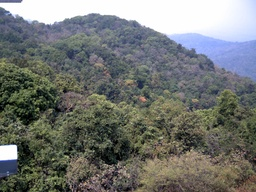
#> input picture image.jpg, 256 x 192 px, shrunk from 2592 x 1944 before the run
$ python segmentation.py
#> lines starting #> are read from the running program, lines starting #| are printed output that depends on the picture; after the words box and inside, x2 and y2 are one past the last pixel; in counts of white or black regions, pixels touching at a corner belong together
# -*- coding: utf-8 -*-
"""Segmentation.ipynb

Automatically generated by Colab.

Original file is located at
    https://colab.research.google.com/drive/1qQBH_i6Roy-acOIbu2Wv8SZz20Re72x1
"""

import matplotlib as mpl
import matplotlib.pyplot as plt

from sklearn.cluster import KMeans

image = mpl.image.imread("image.jpg")
#> image is the input picture: shape (192, 256, 3); mean R, G, B 115.4, 118.5, 115.6

plt.imshow(image)

x = image.reshape(-1, 3)

kmeans = KMeans(n_clusters=2,n_init=10).fit(x)

segmented = kmeans.cluster_centers_[kmeans.labels_]

segmented = segmented.reshape(image.shape)

plt.imshow(segmented)

import numpy as np
import matplotlib as mpl
import matplotlib.pyplot as plt
from sklearn.cluster import KMeans

# Read and display the original image
image = mpl.image.imread("image.jpg")
plt.imshow(image)
plt.title("Original Image")
plt.show()

# Reshape the image to a 2D array of pixels
x = image.reshape(-1, 3)

# Perform K-means clustering
kmeans = KMeans(n_clusters=2, n_init=10).fit(x)
segmented = kmeans.cluster_centers_[kmeans.labels_]

# Reshape the segmented data to the original image shape
segmented = segmented.reshape(image.shape)

# Normalize the segmented image to the range [0, 1]
segmented_normalized = segmented / 255.0

# Display the segmented image
plt.imshow(segmented_normalized)
plt.title("Segmented Image")
plt.show()

import numpy as np
import matplotlib as mpl
import matplotlib.pyplot as plt
from sklearn.cluster import KMeans
import cv2

# Read the original image
image = mpl.image.imread("image.jpg")

# Convert the image to HSV color space
image_hsv = cv2.cvtColor(image, cv2.COLOR_RGB2HSV)
#> image_hsv: shape (192, 256, 3); mean H, S, V 60.8, 49.1, 126.7

# Reshape the image to a 2D array of pixels in HSV space
x = image_hsv.reshape(-1, 3)

# Perform K-means clustering
num_clusters = 3  # Adjust the number of clusters as needed
kmeans = KMeans(n_clusters=num_clusters, n_init=10).fit(x)
segmented = kmeans.cluster_centers_[kmeans.labels_]

# Reshape the segmented data to the original image shape
segmented = segmented.reshape(image_hsv.shape)

# Convert back to RGB color space for display
segmented_rgb = cv2.cvtColor(segmented.astype('uint8'), cv2.COLOR_HSV2RGB)

# Display the original and segmented images
plt.figure(figsize=(10, 5))

plt.subplot(1, 2, 1)
plt.imshow(image)
plt.title("Original Image")

plt.subplot(1, 2, 2)
plt.imshow(segmented_rgb)
plt.title("Segmented Image")

plt.show()

import cv2
import numpy as np
from sklearn.cluster import KMeans
import matplotlib.pyplot as plt

# Load the image
image = cv2.imread("image.jpg")
image = cv2.cvtColor(image, cv2.COLOR_BGR2RGB)

# Reshape the image to be a list of pixels
pixels = image.reshape((-1, 3))

# Define the number of clusters (you can change this based on your needs)
num_clusters = 5

# Apply K-Means clustering
kmeans = KMeans(n_clusters=num_clusters, random_state=42)
kmeans.fit(pixels)

# Get the cluster centers (dominant colors)
cluster_centers = kmeans.cluster_centers_
labels = kmeans.labels_

# Reshape labels back to the original image shape
segmented_image = labels.reshape(image.shape[:2])

# Map the cluster centers to the original image
segmented_image_rgb = np.zeros_like(image)
for i in range(num_clusters):
    segmented_image_rgb[segmented_image == i] = cluster_centers[i]

# Convert to uint8 (since image data is usually in this format)
segmented_image_rgb = segmented_image_rgb.astype(np.uint8)

# Display the original and segmented image
plt.figure(figsize=(12, 6))
plt.subplot(1, 2, 1)
plt.title('Original Image')
plt.imshow(image)
plt.subplot(1, 2, 2)
plt.title('Segmented Image')
plt.imshow(segmented_image_rgb)
plt.show()

import numpy as np
import matplotlib as mpl
import matplotlib.pyplot as plt
from sklearn.cluster import KMeans
import cv2

# Read the original image
image = mpl.image.imread("image.jpg")

# Convert the image to HSV color space
image_hsv = cv2.cvtColor(image, cv2.COLOR_RGB2HSV)

# Extract the hue component
hue = image_hsv[:, :, 0]

# Reshape the hue component to a 2D array
hue_reshaped = hue.reshape(-1, 1)

# Perform K-means clustering
num_clusters = 10  # Adjust the number of clusters as needed
kmeans = KMeans(n_clusters=num_clusters, n_init=10).fit(hue_reshaped)
segmented_hue = kmeans.cluster_centers_[kmeans.labels_]

# Reshape the segmented hue data to the original image shape
segmented_hue = segmented_hue.reshape(hue.shape)

# Create a segmented HSV image using the segmented hue and the original saturation and value
segmented_hsv = np.copy(image_hsv)
segmented_hsv[:, :, 0] = segmented_hue
#> segmented_hsv: shape (192, 256, 3); mean H, S, V 60.4, 49.1, 126.7

# Convert back to RGB color space for display
segmented_rgb = cv2.cvtColor(segmented_hsv.astype('uint8'), cv2.COLOR_HSV2RGB)

# Display the original and segmented images
plt.figure(figsize=(10, 5))

plt.subplot(1, 2, 1)
plt.imshow(image)
plt.title("Original Image")

plt.subplot(1, 2, 2)
plt.imshow(segmented_rgb)
plt.title("Segmented Image")

plt.show()

import numpy as np
import matplotlib.pyplot as plt
from sklearn.cluster import KMeans
import cv2

# Read the original image
image = mpl.image.imread("image.jpg")

# Convert the image to HSV color space
image_hsv = cv2.cvtColor(image, cv2.COLOR_RGB2HSV)

# Extract the hue component
hue = image_hsv[:, :, 0]

# Reshape the hue component to a 2D array
hue_reshaped = hue.reshape(-1, 1)

# Perform K-means clustering
num_clusters = 5  # Adjust the number of clusters as needed
kmeans = KMeans(n_clusters=num_clusters, n_init=10).fit(hue_reshaped)
segmented_hue = kmeans.cluster_centers_[kmeans.labels_]

# Reshape the segmented hue data to the original image shape
segmented_hue = segmented_hue.reshape(hue.shape)

# Create a binary mask for the green regions
# Assuming green hue values are around 60 (you might need to adjust this range)
green_mask = cv2.inRange(segmented_hue, 35, 85)
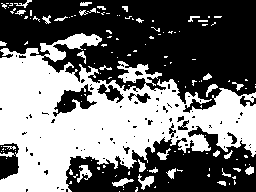
#> green_mask: shape (192, 256); 44.6% white; 137 white regions (104 under 20 px)

# Find contours
contours, _ = cv2.findContours(green_mask, cv2.RETR_EXTERNAL, cv2.CHAIN_APPROX_SIMPLE)
#> contours = 133 contours, 114 with area under 20; largest, box (x1, y1, x2, y2) and area: (0, 33, 256, 192) 20632, (138, 174, 154, 190) 93, (77, 165, 92, 183) 88, (112, 178, 134, 188) 70, (157, 148, 171, 160) 48

# Draw bounding boxes on the original image
image_with_boxes = image.copy()
for contour in contours:
    x, y, w, h = cv2.boundingRect(contour)
    cv2.rectangle(image_with_boxes, (x, y), (x + w, y + h), (255, 0, 0), 2)
#> this loop made 133 passes
#> (x, y, w, h) on passes 1, 2, 3, 6, 7, 8, 9, 10: (119, 191, 1, 1), (123, 189, 1, 1), (135, 187, 3, 5), (168, 182, 1, 1), (217, 181, 9, 5), (69, 181, 3, 3), (234, 180, 2, 5), (112, 178, 22, 10)
#> image_with_boxes: shape (192, 256, 3); 13.97% of pixels changed, all inside (x1, y1, x2, y2) = (0, 0, 256, 192)

# Display the original and segmented images with bounding boxes
plt.figure(figsize=(20, 10))

plt.subplot(1, 3, 1)
plt.imshow(image)
plt.title("Original Image")

plt.subplot(1, 3, 2)
plt.imshow(green_mask, cmap='gray')
plt.title("Green Mask")

plt.subplot(1, 3, 3)
plt.imshow(image_with_boxes)
plt.title("Segmented Image with Bounding Boxes")

plt.show()

import numpy as np
import matplotlib.pyplot as plt
from sklearn.cluster import KMeans
import cv2

# Read the original image
image = cv2.imread("image.jpg")
image_rgb = cv2.cvtColor(image, cv2.COLOR_BGR2RGB)

# Convert the image to LAB color space
image_lab = cv2.cvtColor(image, cv2.COLOR_RGB2LAB)
#> image_lab: shape (192, 256, 3); mean of channels 0, 1, 2 124, 126.4, 129.5

# Reshape the image to a 2D array of LAB values
pixel_values = image_lab.reshape((-1, 3))

# Normalize pixel values to the range [0, 1]
pixel_values = np.float32(pixel_values) / 255.0

# Add spatial information (x, y coordinates) to the feature space
height, width, _ = image.shape
x_coords, y_coords = np.meshgrid(np.arange(width), np.arange(height))
spatial_features = np.stack((x_coords.flatten(), y_coords.flatten()), axis=1)
features = np.concatenate((pixel_values, spatial_features), axis=1)

# Perform K-means clustering
num_clusters = 5  # Adjust the number of clusters as needed
kmeans = KMeans(n_clusters=num_clusters, random_state=42).fit(features)
segmented_image = kmeans.labels_.reshape((height, width))
#> segmented_image: shape (192, 256) int32; 5 distinct labels, from 0 to 4

# Create a mask for each cluster
masks = [np.uint8(segmented_image == i) * 255 for i in range(num_clusters)]
#> masks = 5 items

# Find contours and draw bounding boxes for each cluster
image_with_boxes = image_rgb.copy()
for mask in masks:
    contours, _ = cv2.findContours(mask, cv2.RETR_EXTERNAL, cv2.CHAIN_APPROX_SIMPLE)
    for contour in contours:
        x, y, w, h = cv2.boundingRect(contour)
        cv2.rectangle(image_with_boxes, (x, y), (x + w, y + h), (255, 0, 0), 2)
#> this loop made 5 passes
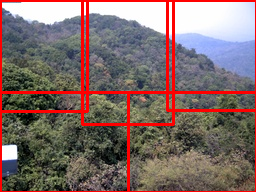
#> image_with_boxes: shape (192, 256, 3); 9.15% of pixels changed, all inside (x1, y1, x2, y2) = (0, 0, 256, 192)

# Display the original and segmented images with bounding boxes
plt.figure(figsize=(20, 10))

plt.subplot(1, 3, 1)
plt.imshow(image_rgb)
plt.title("Original Image")

plt.subplot(1, 3, 2)
plt.imshow(segmented_image, cmap='tab10')
plt.title("Segmented Image")

plt.subplot(1, 3, 3)
plt.imshow(image_with_boxes)
plt.title("Segmented Image with Bounding Boxes")

plt.show()

import numpy as np
import matplotlib.pyplot as plt
from sklearn.cluster import KMeans
import cv2

# Read the original image
image = cv2.imread("image.jpg")
image_rgb = cv2.cvtColor(image, cv2.COLOR_BGR2RGB)

# Convert the image to LAB color space
image_lab = cv2.cvtColor(image, cv2.COLOR_RGB2LAB)

# Reshape the image to a 2D array of LAB values
pixel_values = image_lab.reshape((-1, 3))

# Normalize pixel values to the range [0, 1]
pixel_values = np.float32(pixel_values) / 255.0

# Add spatial information (x, y coordinates) to the feature space
height, width, _ = image.shape
x_coords, y_coords = np.meshgrid(np.arange(width), np.arange(height))
spatial_features = np.stack((x_coords.flatten(), y_coords.flatten()), axis=1)

# Incorporate color histograms into the feature space
bins = 16  # Number of bins for the histograms
hist_features = []

for i in range(height):
    for j in range(width):
        lab_pixel = image_lab[i, j]
        hist_features.append(lab_pixel)
#> after the loop, hist_features = 49152 items

hist_features = np.array(hist_features)
hist_features = hist_features.reshape((height * width, 3))

# Concatenate all features
features = np.concatenate((pixel_values, spatial_features, hist_features), axis=1)

# Perform K-means clustering with increased complexity
num_clusters = 10  # Adjust the number of clusters as needed
kmeans = KMeans(n_clusters=num_clusters, random_state=42).fit(features)
segmented_image = kmeans.labels_.reshape((height, width))
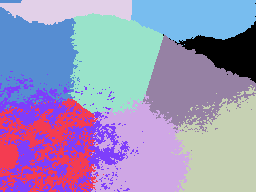
#> segmented_image: shape (192, 256) int32; 10 distinct labels, from 0 to 9; one colour per label, 0 black

# Create a mask for each cluster
masks = [np.uint8(segmented_image == i) * 255 for i in range(num_clusters)]
#> masks = 10 items

# Find contours and draw bounding boxes for each cluster
image_with_boxes = image_rgb.copy()
for mask in masks:
    contours, _ = cv2.findContours(mask, cv2.RETR_EXTERNAL, cv2.CHAIN_APPROX_SIMPLE)
    for contour in contours:
        x, y, w, h = cv2.boundingRect(contour)
        cv2.rectangle(image_with_boxes, (x, y), (x + w, y + h), (255, 0, 0), 2)
#> this loop made 10 passes

# Display the original and segmented images with bounding boxes
plt.figure(figsize=(20, 10))

plt.subplot(1, 3, 1)
plt.imshow(image_rgb)
plt.title("Original Image")

plt.subplot(1, 3, 2)
plt.imshow(segmented_image, cmap='tab10')
plt.title("Segmented Image")

plt.subplot(1, 3, 3)
plt.imshow(image_with_boxes)
plt.title("Segmented Image with Bounding Boxes")

plt.show()

import numpy as np
import matplotlib.pyplot as plt
from sklearn.cluster import KMeans
import cv2
from skimage.feature import local_binary_pattern

# Function to compute LBP
def compute_lbp(image):
    radius = 3
    n_points = 8 * radius
    lbp = local_binary_pattern(image, n_points, radius, method="uniform")
    return lbp

# Read the original image
image = cv2.imread("image.jpg")
image_rgb = cv2.cvtColor(image, cv2.COLOR_BGR2RGB)

# Convert the image to LAB color space
image_lab = cv2.cvtColor(image, cv2.COLOR_RGB2LAB)

# Compute LBP for the grayscale version of the image
gray_image = cv2.cvtColor(image_rgb, cv2.COLOR_RGB2GRAY)
lbp_image = compute_lbp(gray_image)

# Reshape the images to 2D arrays
pixel_values = image_lab.reshape((-1, 3))
lbp_values = lbp_image.reshape((-1, 1))

# Normalize pixel values to the range [0, 1]
pixel_values = np.float32(pixel_values) / 255.0

# Add spatial information (x, y coordinates) to the feature space
height, width, _ = image.shape
x_coords, y_coords = np.meshgrid(np.arange(width), np.arange(height))
spatial_features = np.stack((x_coords.flatten(), y_coords.flatten()), axis=1)

# Concatenate all features
features = np.concatenate((pixel_values, spatial_features, lbp_values), axis=1)

# Perform K-means clustering with increased complexity
num_clusters = 30  # Adjust the number of clusters as needed
kmeans = KMeans(n_clusters=num_clusters, random_state=42).fit(features)
segmented_image = kmeans.labels_.reshape((height, width))
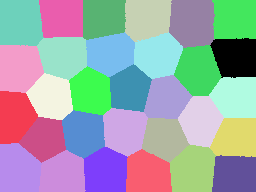
#> segmented_image: shape (192, 256) int32; 30 distinct labels, from 0 to 29; one colour per label, 0 black

# Create a mask for each cluster
masks = [np.uint8(segmented_image == i) * 255 for i in range(num_clusters)]
#> masks = 30 items

# Find contours and draw bounding boxes for each cluster
image_with_boxes = image_rgb.copy()
for mask in masks:
    contours, _ = cv2.findContours(mask, cv2.RETR_EXTERNAL, cv2.CHAIN_APPROX_SIMPLE)
    for contour in contours:
        x, y, w, h = cv2.boundingRect(contour)
        cv2.rectangle(image_with_boxes, (x, y), (x + w, y + h), (255, 0, 0), 2)
#> this loop made 30 passes

# Display the original and segmented images with bounding boxes
plt.figure(figsize=(20, 10))

plt.subplot(1, 3, 1)
plt.imshow(image_rgb)
plt.title("Original Image")

plt.subplot(1, 3, 2)
plt.imshow(segmented_image, cmap='tab10')
plt.title("Segmented Image")

plt.subplot(1, 3, 3)
plt.imshow(image_with_boxes)
plt.title("Segmented Image with Bounding Boxes")

plt.show()

"""# K means"""

import numpy as np
import matplotlib.pyplot as plt
from sklearn.cluster import KMeans
import cv2
from skimage.feature import local_binary_pattern

# Function to compute LBP
def compute_lbp(image):
    radius = 3
    n_points = 8 * radius
    lbp = local_binary_pattern(image, n_points, radius, method="uniform")
    return lbp

# Read the original image
image = cv2.imread("image.jpg")
image_rgb = cv2.cvtColor(image, cv2.COLOR_BGR2RGB)

# Convert the image to LAB color space
image_lab = cv2.cvtColor(image, cv2.COLOR_RGB2LAB)

# Compute LBP for the grayscale version of the image
gray_image = cv2.cvtColor(image_rgb, cv2.COLOR_RGB2GRAY)
lbp_image = compute_lbp(gray_image)

# Reshape the images to 2D arrays
pixel_values = image_lab.reshape((-1, 3))
lbp_values = lbp_image.reshape((-1, 1))

# Normalize pixel values to the range [0, 1]
pixel_values = np.float32(pixel_values) / 255.0

# Add spatial information (x, y coordinates) to the feature space
height, width, _ = image.shape
x_coords, y_coords = np.meshgrid(np.arange(width), np.arange(height))
spatial_features = np.stack((x_coords.flatten(), y_coords.flatten()), axis=1)

# Concatenate all features
features = np.concatenate((pixel_values, spatial_features, lbp_values), axis=1)

# Perform K-means clustering with increased complexity
num_clusters = 15  # Adjust the number of clusters as needed
kmeans = KMeans(n_clusters=num_clusters, random_state=42).fit(features)
segmented_image = kmeans.labels_.reshape((height, width))
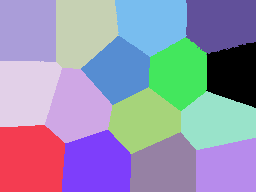
#> segmented_image: shape (192, 256) int32; 15 distinct labels, from 0 to 14; one colour per label, 0 black

# Create a mask for each cluster
masks = [np.uint8(segmented_image == i) * 255 for i in range(num_clusters)]
#> masks = 15 items

# Find contours and draw convex hulls for each cluster
image_with_hulls = image_rgb.copy()
for mask in masks:
    contours, _ = cv2.findContours(mask, cv2.RETR_EXTERNAL, cv2.CHAIN_APPROX_SIMPLE)
    for contour in contours:
        if len(contour) > 0:
            hull = cv2.convexHull(contour)
            cv2.drawContours(image_with_hulls, [hull], -1, (255, 0, 0), 2)
#> this loop made 15 passes
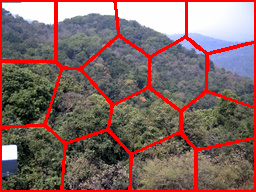
#> image_with_hulls: shape (192, 256, 3); 11.6% of pixels changed, all inside (x1, y1, x2, y2) = (0, 0, 256, 192)

# Display the original and segmented images with convex hulls
plt.figure(figsize=(20, 10))

plt.subplot(1, 3, 1)
plt.imshow(image_rgb)
plt.title("Original Image")

plt.subplot(1, 3, 2)
plt.imshow(segmented_image, cmap='tab10')
plt.title("Segmented Image")

plt.subplot(1, 3, 3)
plt.imshow(image_with_hulls)
plt.title("Segmented Image with Convex Hulls")

plt.show()

"""# Gaussian

# LBP
"""

import numpy as np
import matplotlib.pyplot as plt
from sklearn.mixture import GaussianMixture
import cv2
from skimage.feature import local_binary_pattern

# Function to compute LBP
def compute_lbp(image):
    radius = 3
    n_points = 8 * radius
    lbp = local_binary_pattern(image, n_points, radius, method="uniform")
    return lbp

# Read the original image
image = cv2.imread("image.jpg")
image_rgb = cv2.cvtColor(image, cv2.COLOR_BGR2RGB)

# Convert the image to LAB color space
image_lab = cv2.cvtColor(image, cv2.COLOR_RGB2LAB)

# Compute LBP for the grayscale version of the image
gray_image = cv2.cvtColor(image_rgb, cv2.COLOR_RGB2GRAY)
lbp_image = compute_lbp(gray_image)

# Reshape the images to 2D arrays
pixel_values = image_lab.reshape((-1, 3))
lbp_values = lbp_image.reshape((-1, 1))

# Normalize pixel values to the range [0, 1]
pixel_values = np.float32(pixel_values) / 255.0

# Add spatial information (x, y coordinates) to the feature space
height, width, _ = image.shape
x_coords, y_coords = np.meshgrid(np.arange(width), np.arange(height))
spatial_features = np.stack((x_coords.flatten(), y_coords.flatten()), axis=1)

# Concatenate all features
features = np.concatenate((pixel_values, spatial_features, lbp_values), axis=1)

# Perform Gaussian Mixture Model clustering
num_clusters = 5  # Adjust the number of clusters as needed
gmm = GaussianMixture(n_components=num_clusters, random_state=42).fit(features)
segmented_image = gmm.predict(features).reshape((height, width))
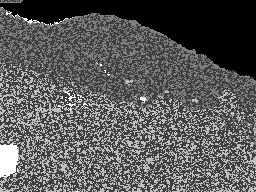
#> segmented_image: shape (192, 256) int64; min 0, max 4, mean 1.42; drawn with min black and max white

# Create a mask for each cluster
masks = [np.uint8(segmented_image == i) * 255 for i in range(num_clusters)]
#> masks = 5 items

# Find contours and draw convex hulls for each cluster
image_with_hulls = image_rgb.copy()
for mask in masks:
    contours, _ = cv2.findContours(mask, cv2.RETR_EXTERNAL, cv2.CHAIN_APPROX_SIMPLE)
    for contour in contours:
        if len(contour) > 0:
            hull = cv2.convexHull(contour)
            cv2.drawContours(image_with_hulls, [hull], -1, (255, 0, 0), 2)
#> (the rest of the program and of its run is left out)
